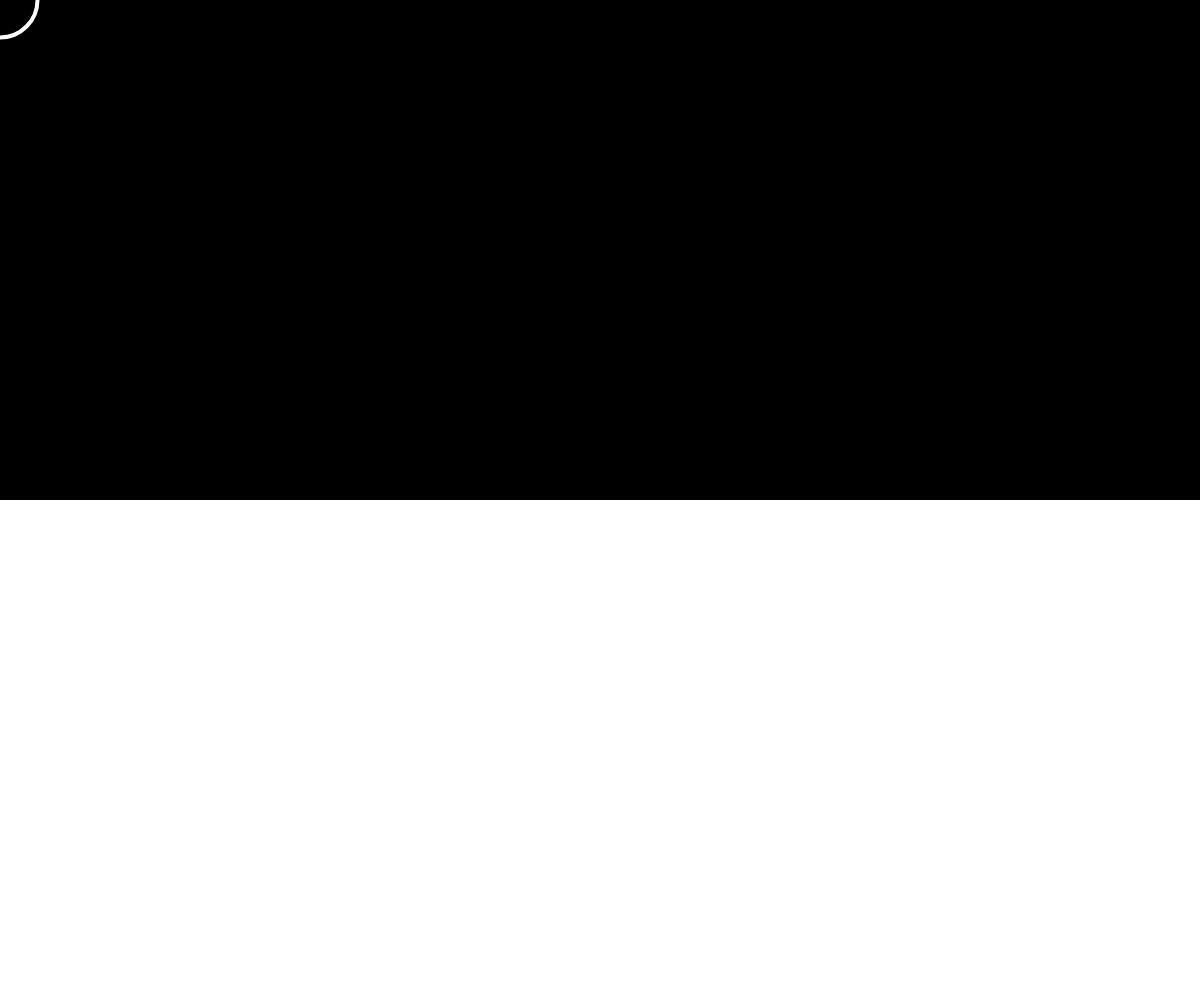
Frame 1 (no input)
Frame 60 (no input): identical to frame 1, image omitted
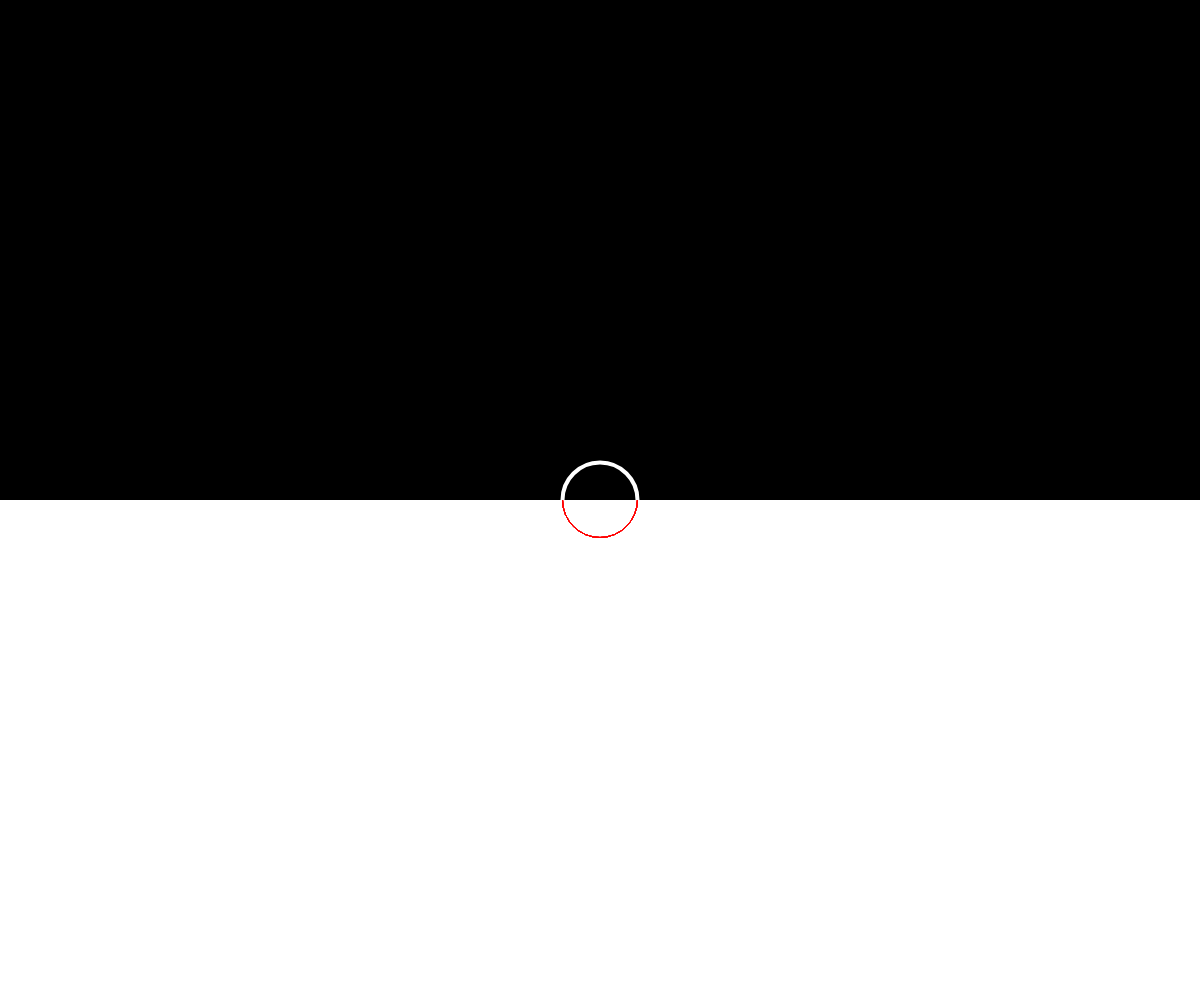
Frame 120 (the mouse pressed at the canvas centre since frame 60)

The p5.js sketch that drew these frames (run headless with seeded random() and noise() and a simulated clock; from frame 60 on, the mouse is pressed at the canvas centre):

// p5.js sketch
// ── sketch.js
let g1, g2,title;

function setup() {
  createCanvas(windowWidth, windowHeight);
  
  g1 = createGraphics(width,height/2);
  g2 = createGraphics(width,height/2);
  
}

function draw() {
  
 // background(255)
  
  
  g1.background(0);
  g2.background(255,10);
  
  g1.noFill()
  g2.noFill()
  
  g1.stroke(255)
  g2.stroke(255,0,0)
  
  g1.strokeWeight(4);
  
  g1.ellipse(mouseX, mouseY,75)
  g2.ellipse(mouseX, mouseY-height/2,75)

  
  
  image(g1, 0,0)
  image(g2, 0,height/2)
  
}
